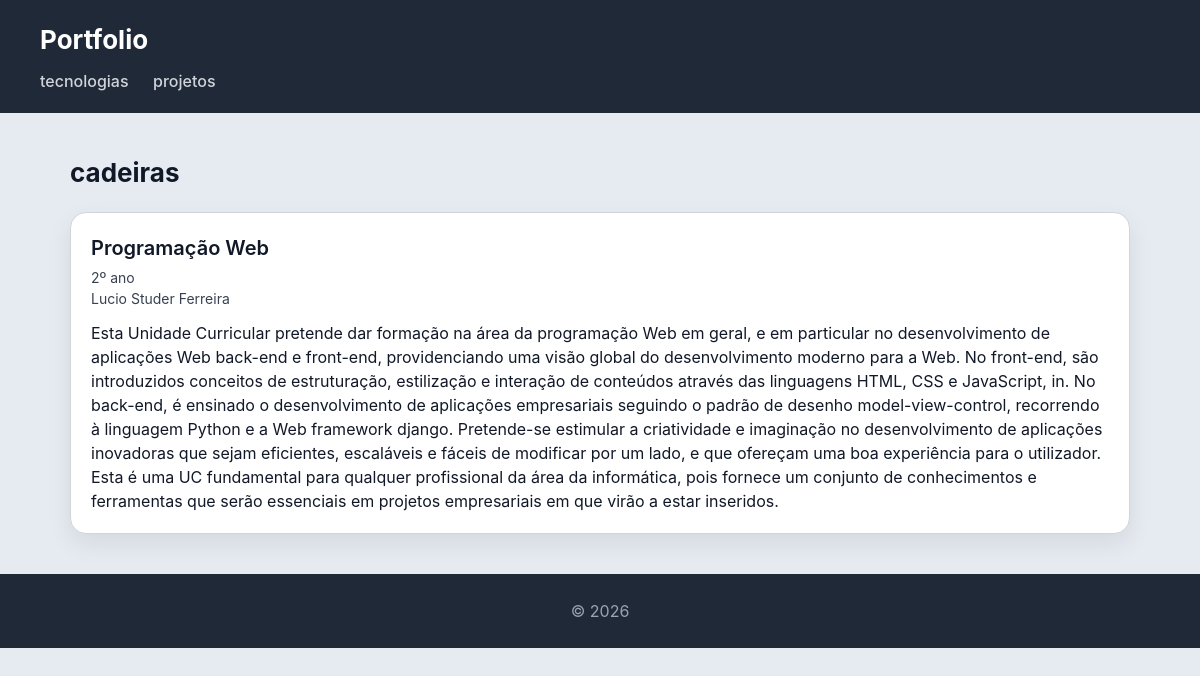
The app's page /cadeiras/ with its own data.
### portfolio/models.py (models this page shows, shortened)
class Cadeira(models.Model):
    licenciatura = models.ForeignKey(Licenciatura, on_delete=models.CASCADE, related_name="cadeiras")
    nome = models.CharField(max_length=255)
    ano = models.IntegerField()
    descricao = models.TextField(blank=True)
    docentes = models.ManyToManyField(Docente, related_name="cadeiras")
    tecnologias = models.ManyToManyField(Tecnologia, related_name="cadeiras", blank=True)

class Docente(models.Model):
    nome = models.CharField(max_length=255)
    linkedin = models.CharField(max_length=255,blank=True)

### portfolio/views.py (the view)
# urls.py: path('cadeiras/', views.cadeiras_view, name="cadeiras"),
def cadeiras_view(request):
    Cadeiras = Cadeira.objects.all()
    return render(request, 'portfolio/cadeiras.html', {'cadeiras': Cadeiras})

### portfolio/templates/portfolio/cadeiras.html
{% extends "portfolio/base.html" %}
{% block content %}
<h2>cadeiras</h2>
<section>
    {% for cadeira in cadeiras %}
    <article>
        <header>
            <h3>{{ cadeira.nome }}</h3>
            <p>{{ cadeira.ano }}º ano</p>
            {% for docente in cadeira.docentes.all %}
                <p>{{ docente.nome }}</p>
            {% endfor %}
        </header>
        <section>
            <p>
                {{ cadeira.descricao }}
            </p>
        </section>
    </article>
    {% endfor %}
</section>
{% endblock %}

### portfolio/static/portfolio/styles.css (style rules this page uses)
* { box-sizing: border-box; margin: 0; padding: 0; }
body { font-family: "Inter", "Segoe UI", system-ui, -apple-system, sans-serif; background: #e6ebf2; color: #111827; line-height: 1.5; }
h2 { margin-bottom: 20px; font-size: 26px; }
section > article { background: white; padding: 20px; border-radius: 16px; border: 1px solid #d1d5db; box-shadow: 0 10px 25px rgba(0,0,0,0.08); transition: all 0.25s ease; margin-bottom: 20px; }
article > header { margin-bottom: 12px; }
article > header > h3 { font-size: 20px; font-weight: 600; margin-bottom: 4px; }
article > header > p { font-size: 14px; color: #374151; }
article > section { margin-top: 10px; }

### records on screen
Cadeira: nome "Programação Web", ano "2", descricao "Esta Unidade Curricular pretende dar formação na área da programação Web em geral, e em particular no desenvolvimento de aplicações Web back-end e front-end, providenciando uma visão global do desenvolvimento moderno para a Web. No front-end, são introduzidos conceitos de estruturação, estilização e interação de conteúdos através das linguagens HTML, CSS e JavaScript, in. No back-end, é ensinado o desenvolvimento de aplicações empresariais seguindo o padrão de desenho model-view-control, recorrendo à linguagem Python e a Web framework django. Pretende-se estimular a criatividade e imaginação no desenvolvimento de aplicações inovadoras que sejam eficientes, escaláveis e fáceis de modificar…"
Docente: nome "Lucio Studer Ferreira"
